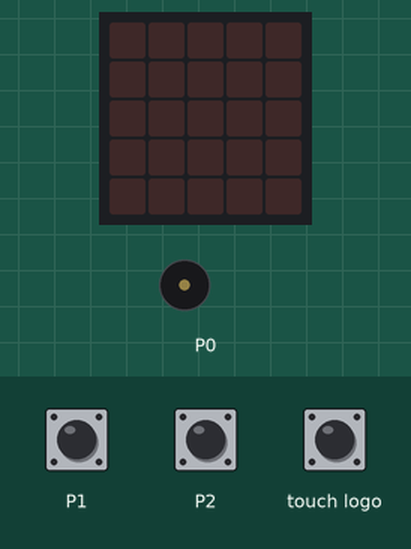
A program run on a simulated BBC micro:bit running MicroPython. Parts: the board's 5×5 LED display, buzzer (waves = sounding). The test bench sets the inputs (shaded band); at power-on: P1 HIGH, P2 HIGH.

Above: at 1.2 s.
1.3 s: P1 pulled LOW for 1 s
At 1.7 s:
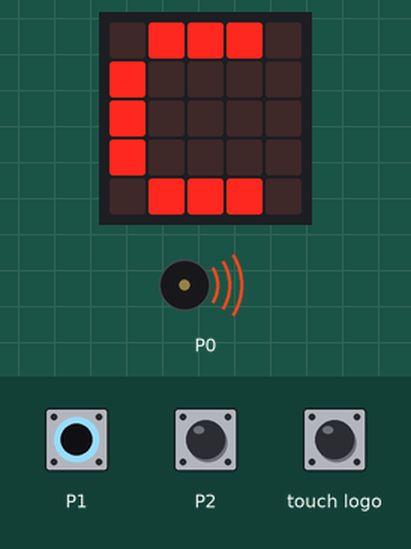
3.8 s: P2 pulled LOW for 3.2 s
At 4.2 s:
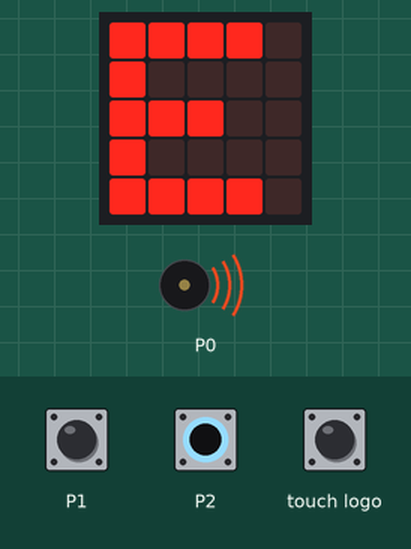
8.5 s: touch logo pressed for 0.15 s
At 8.63 s:
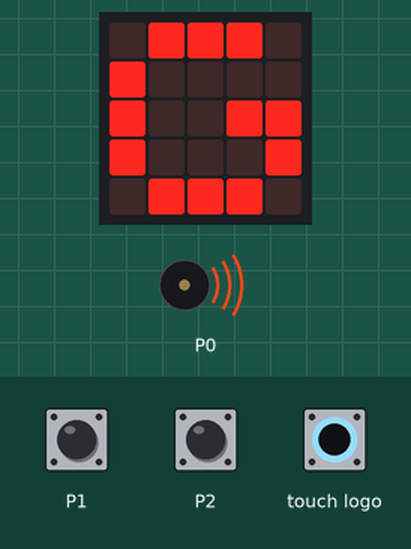
10.2 s: touch logo pressed for 1 s
At 10.6 s:
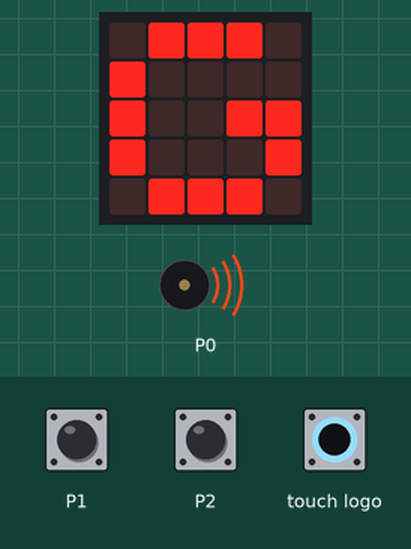
12.7 s: touch logo pressed for 3.2 s
At 17.1 s:
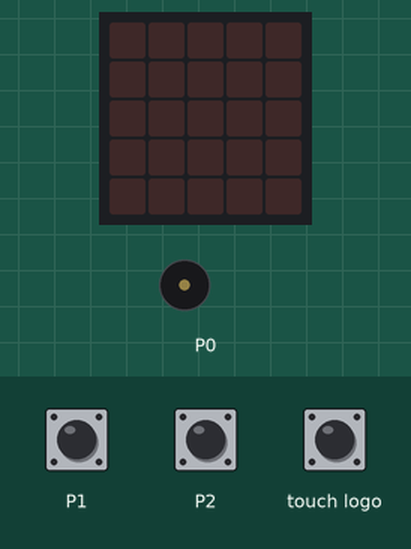
17.4 s: P1 pulled LOW for 3.2 s
At 17.8 s:
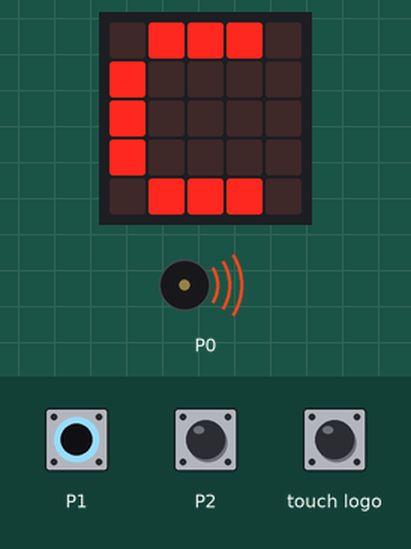
Timing chart, 0 to 22.3 s (numbered marks = the images above; inputs shaded):
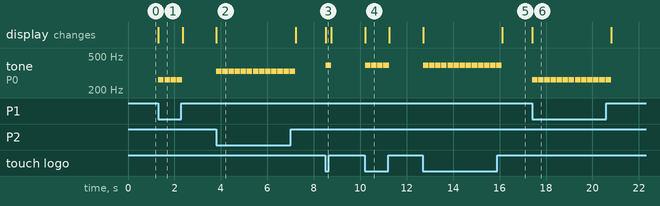

Measured:
- after the input at 1.3 s, tone on P0: alternates 262 Hz for 0.24 s and silent for 0.02 s, 8 changes in all, then stays silent, starting at once; the display: changes at once (image 1)
- after the input at 3.8 s, tone on P0: alternates 330 Hz for 0.24 s and silent for 0.02 s, 26 changes in all, then stays silent, starting at once; the display: changes at once (image 2)
- after the input at 8.5 s, tone on P0: silent → 392 Hz at once, → silent 0.24 s later; the display: changes at once (image 3)
- after the input at 10.2 s, tone on P0: alternates 392 Hz for 0.24 s and silent for 0.02 s, 8 changes in all, then stays silent, starting at once; the display: changes at once (image 4)
- after the input at 12.7 s, tone on P0: alternates 392 Hz for 0.24 s and silent for 0.02 s, 26 changes in all, then stays silent, starting at once; the display: first changes at once (image 5 shows a later state)
- after the input at 17.4 s, tone on P0: alternates 262 Hz for 0.24 s and silent for 0.02 s, 26 changes in all, then stays silent, starting at once; the display: changes at once (image 6)

The program:

15_fruit-piano.py
```python
'''
Example: Fruit piano with touch pins and the touch logo in micro:bit V2
By: Meqdad Darwish
'''
# Note: clip pin1 and pin2 to two pieces of fruit, and hold the GND pad
# (or a clip from GND) with your other hand while you touch them.

from microbit import *
import music

KEYS = [
    (pin1, "C4:2"),
    (pin2, "E4:2"),
    (pin_logo, "G4:2"),
]

while True:
    for key, note in KEYS:
        if key.is_touched():
            display.show(note[0])  # the note's letter
            music.play(note)
            display.clear()
    sleep(10)
```
